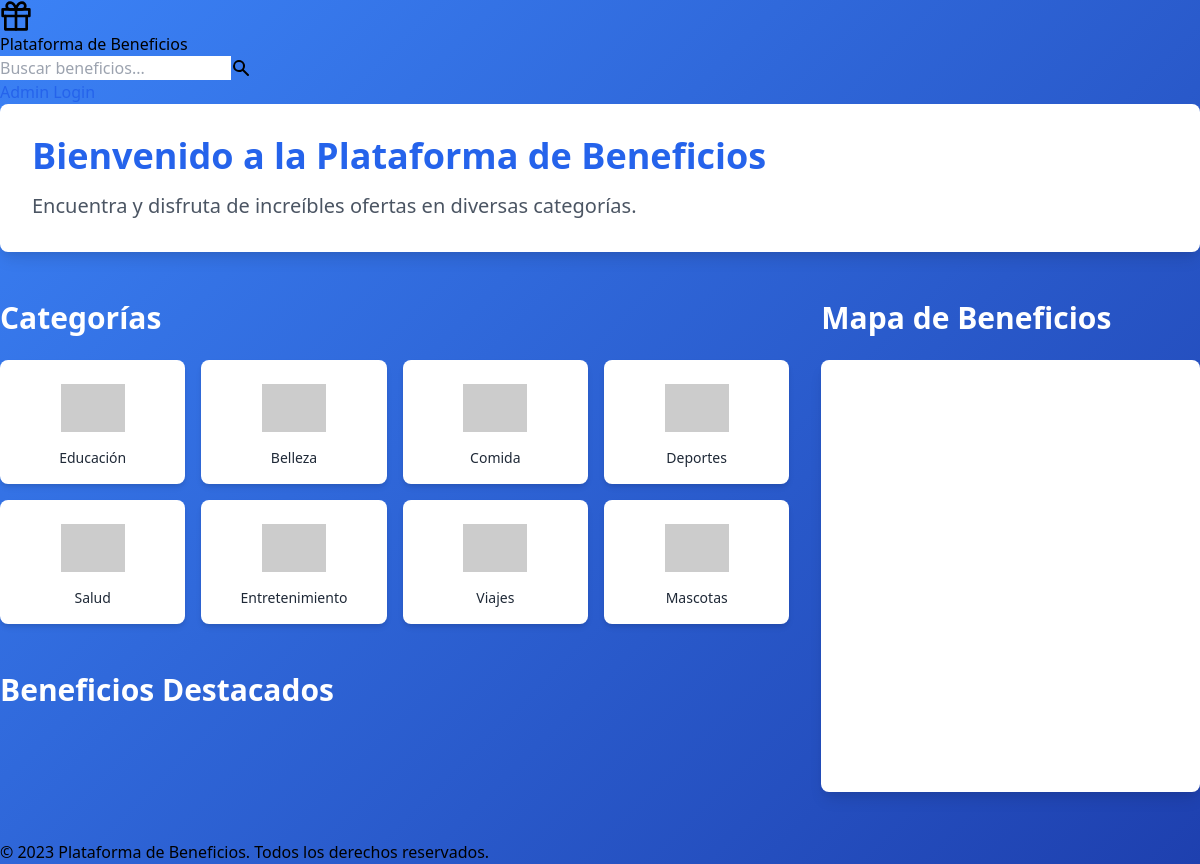
Before: / with the older database file.
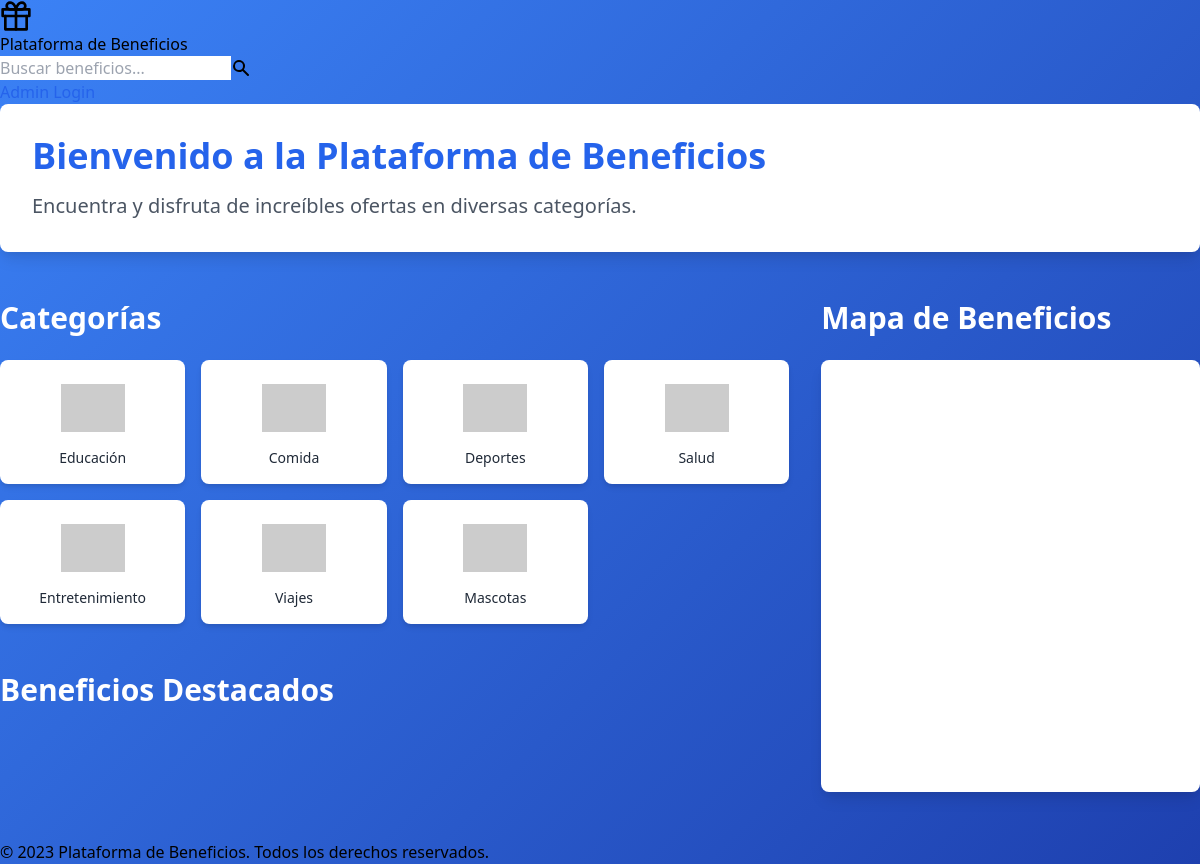
After: the same page with the newer database file.
### app/models.py (models this page shows)
class Category(db.Model):
    id = db.Column(db.Integer, primary_key=True)
    name = db.Column(db.String(64), index=True, unique=True)
    image_url = db.Column(db.String(256))
    benefits = db.relationship('Benefit', backref='category', lazy='dynamic')

### app/main/routes.py (the view)
@bp.route('/')
def index():
    categories = Category.query.all()
    featured_benefits = Benefit.query.filter_by(featured=True).limit(5).all()
    return render_template('index.html', categories=categories, featured_benefits=featured_benefits)

### templates/index.html (shortened to what this page needs)
{% extends "base.html" %}
{% block content %}
<div class="bg-white rounded-lg shadow-lg p-8 mb-12">
    <h1 class="text-4xl font-bold mb-4 text-blue-600">Bienvenido a la Plataforma de Beneficios</h1>
    <p class="text-xl text-gray-600">Encuentra y disfruta de increíbles ofertas en diversas categorías.</p>
</div>
<div class="grid grid-cols-1 lg:grid-cols-3 gap-8">
    <div class="lg:col-span-2">
        <section class="mb-12">
            <h2 class="text-3xl font-semibold mb-6 text-white">Categorías</h2>
            <div class="grid grid-cols-2 sm:grid-cols-3 md:grid-cols-4 gap-4">
                {% for category in categories %}
                <a href="{{ url_for('main.category', id=category.id) }}" class="bg-white rounded-lg shadow-md p-4 flex flex-col items-center justify-center transition duration-300 transform hover:scale-105">
                    <img src="{{ category.image_url }}" alt="{{ category.name }}" class="w-16 h-16 object-contain mb-2">
                    <span class="text-sm font-medium text-center text-gray-800">{{ category.name }}</span>
                </a>
                {% endfor %}
            </div>
        </section>
        <section class="mb-12">
            <h2 class="text-3xl font-semibold mb-6 text-white">Beneficios Destacados</h2>
        </section>
    </div>
    <div class="lg:col-span-1">
        <section class="mb-12 sticky top-4">
            <h2 class="text-3xl font-semibold mb-6 text-white">Mapa de Beneficios</h2>
            <div class="bg-white rounded-lg shadow-lg p-4">
                <div id="map" class="h-96"></div>
            </div>
        </section>
    </div>
</div>
{% endblock %}

Changed rows visible on the page:
removed Category: name "Belleza"
